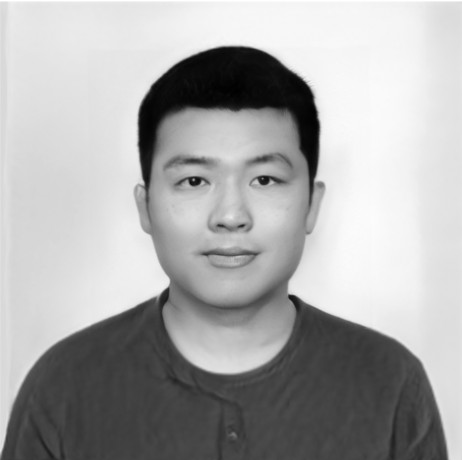
#> input picture assets/grayscale.jpg, 462 x 460 px, found by its file name
$ jupyter execute powerlaw.ipynb
#> lines starting #> are read from the running program, lines starting #| are printed output that depends on the picture
[cell 1]
import cv2
import numpy as np
import matplotlib.pyplot as plt
image_path = "image.png"
image = cv2.imread(r"D:\Avinash\Digital-Image-Preprocessing\assets\grayscale.jpg")
#> image is the input picture: shape (460, 462, 3); min 0, max 255, mean 169.2

[cell 2]
gamma_1, gamma_2 = 0.5, 2.0
power_law_1 = np.power(image.astype(np.float32) / 255, gamma_1) * 255
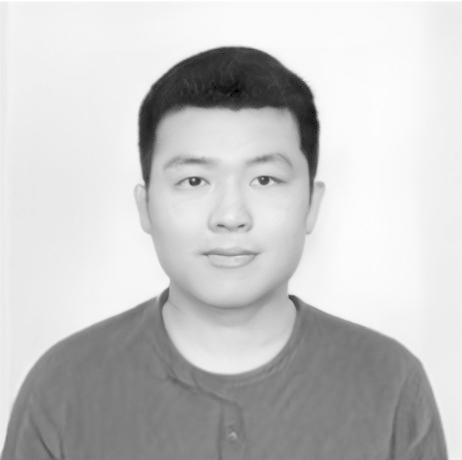
#> power_law_1: shape (460, 462, 3) float32; min 0, max 255, mean 199.6
power_law_1 = power_law_1.astype(np.uint8)
cv2.imwrite("power_law_1.png", power_law_1)
plt.imshow(power_law_1, cmap='gray')
plt.title("Power Law (Gamma=0.5)")
plt.axis('off')
plt.show()
power_law_2 = np.power(image.astype(np.float32) / 255, gamma_2) * 255
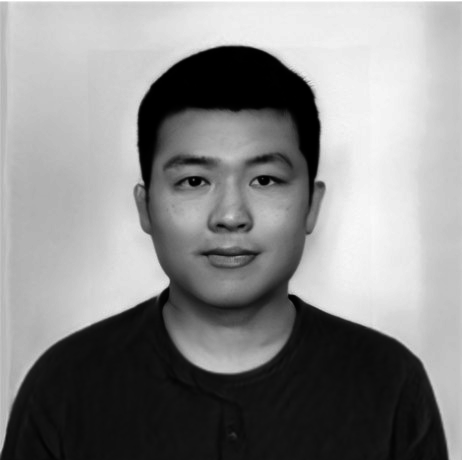
#> power_law_2: shape (460, 462, 3) float32; min 0, max 255, mean 136.4
power_law_2 = power_law_2.astype(np.uint8)
cv2.imwrite("power_law_2.png", power_law_2)
plt.imshow(power_law_2, cmap='gray')
plt.title("Power Law (Gamma=2.0)")
plt.axis('off')
plt.show()
